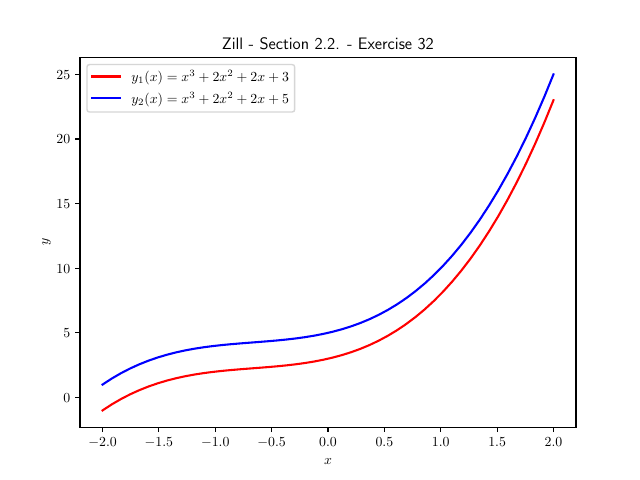

This chart was generated by the following Python code:
# Zill - Differential Equations with Boundary-Value Problems
# Section 2.2. - Exercise 32
import numpy as np
import matplotlib
matplotlib.rcParams['text.usetex'] = True
import matplotlib.pyplot as plt

# sample of interval I = (-inf, inf)
x = np.linspace(-2, 2)

# functions defined by explicit solution
def y1(x):
    return x**3 + 2*x**2 + 2*x + 3

def y2(x):
    return x**3 + 2*x**2 + 2*x + 5

# plot figure and axes
fig, ax = plt.subplots()
solution = ax.plot(x, y1(x), 'red', x, y2(x), 'blue')

# add title and label
ax.set_title("Zill - Section 2.2. - Exercise 32")
ax.set_xlabel("$x$")
ax.set_ylabel("$y$")
ax.legend([r"$y_1(x) = x^3 + 2x^2 + 2x + 3$",
        r"$y_2(x) = x^3 + 2x^2 + 2x + 5$"])

# show plot
plt.show()

# save plot
fig.savefig("ch02_02_ex32.png")
